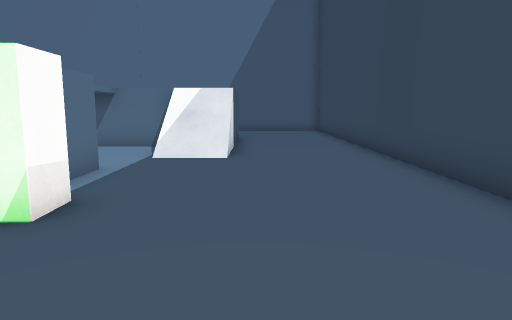
view 1 (above)

24 first-person views from a walk through a scene from a Unity 3-D project. The camera is 1.3 m above the floor, tilts 8° down and sees 70° across. The floor is counted in squares, 1 m on a side. Each view is taken from the middle of a square. On the plan, view 1 faces up. The plan holds only what a view shows up to about 15 squares ahead; the rest is blank. The place goes on beyond the plan. Some animated figures are left out. Some surface patterns are stand-ins.

view 2
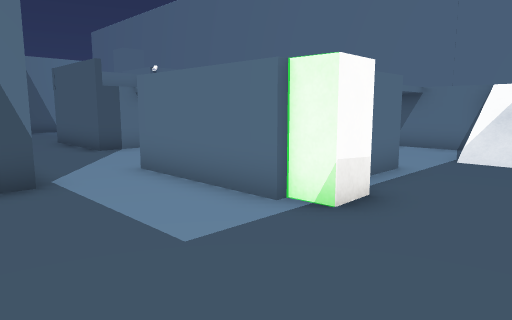

view 3
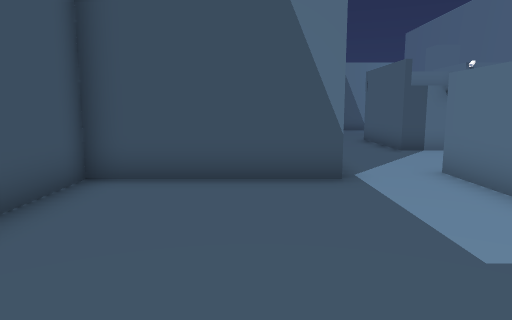

view 4
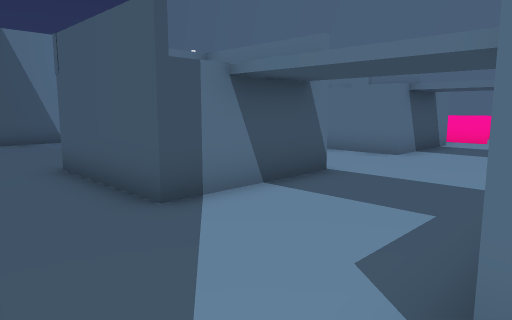

view 5
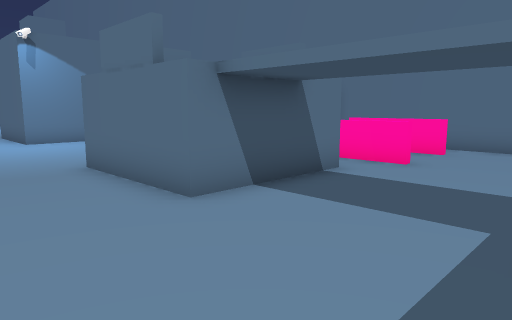

view 6
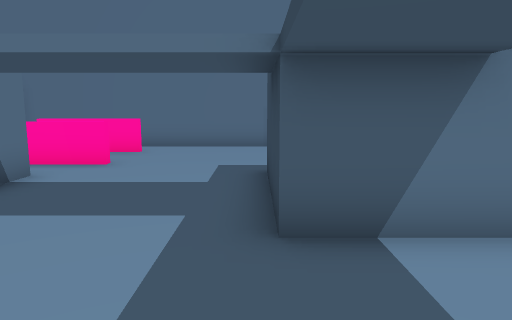

view 7
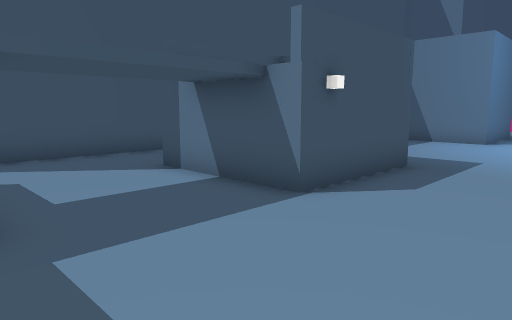

view 8
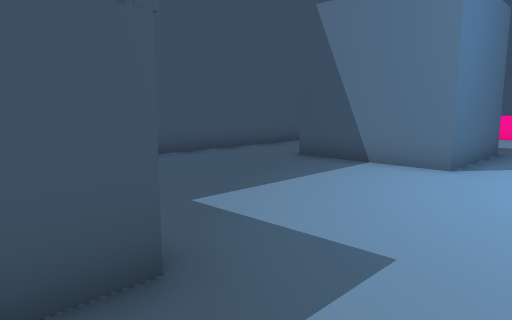

view 9
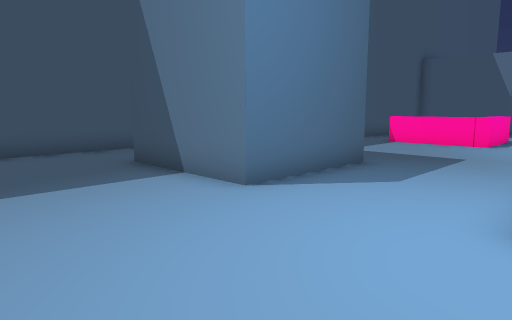

view 10
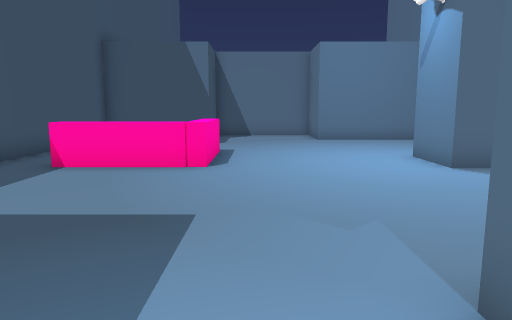

view 11
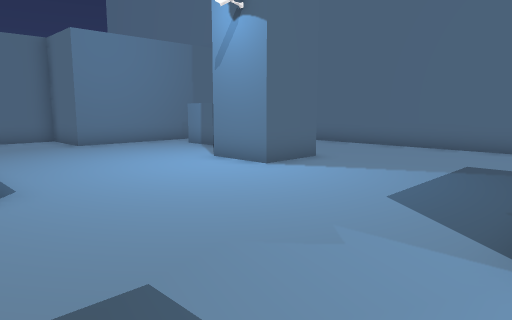

view 12
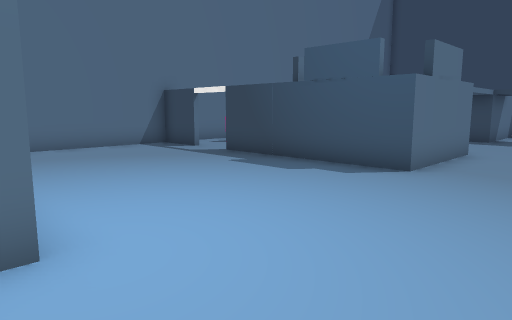

view 13
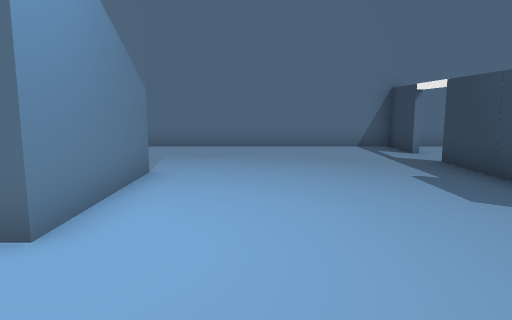

view 14
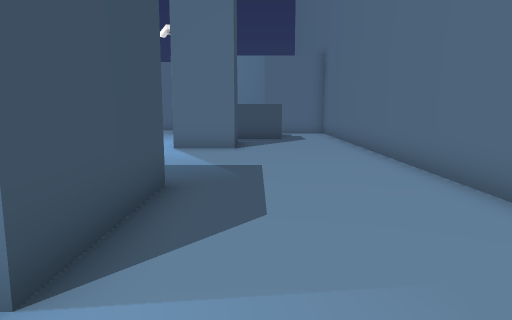

view 15
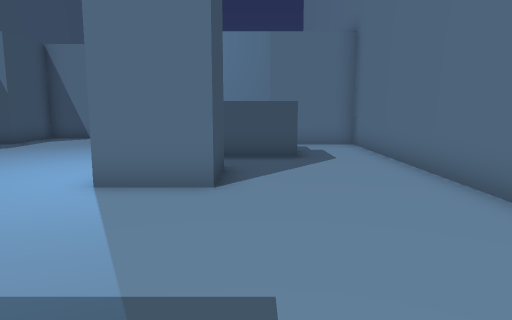

view 16
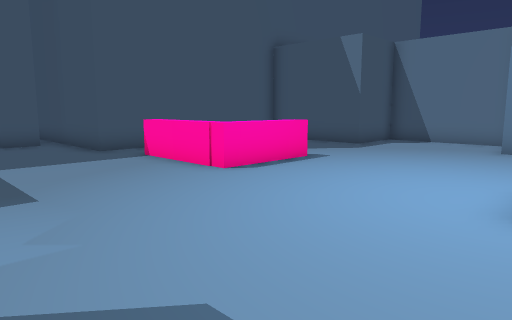

view 17
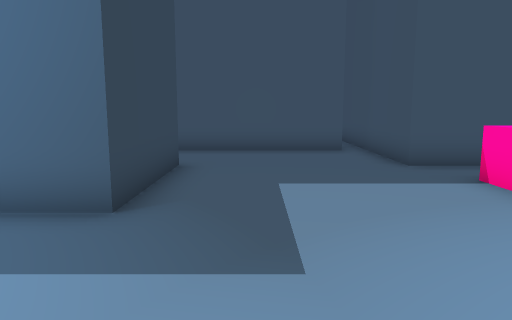

view 18
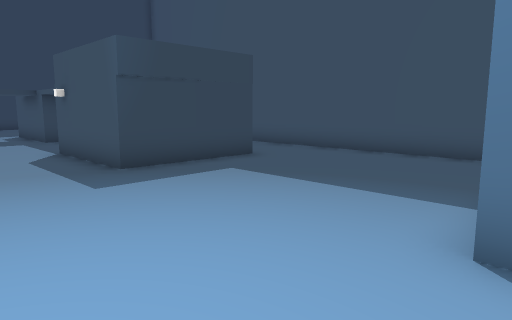

view 19
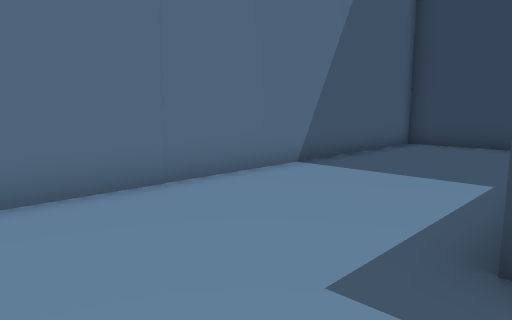

view 20
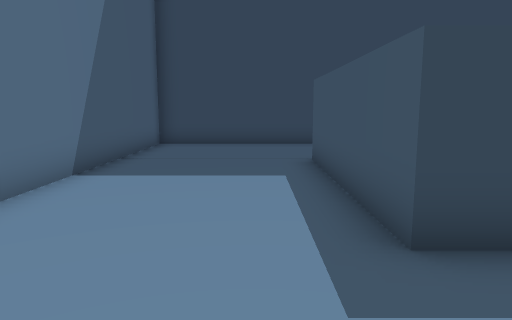

view 21
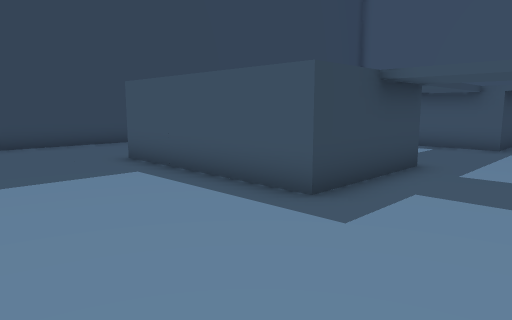

view 22
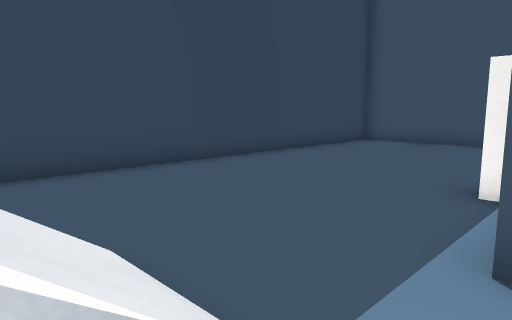

view 23
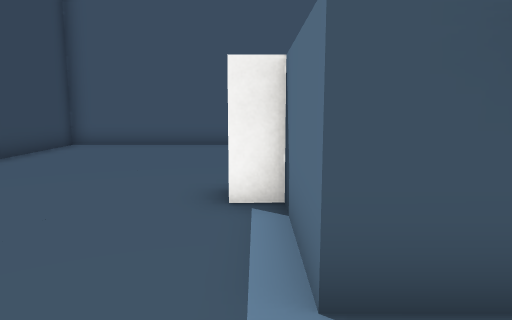

view 24
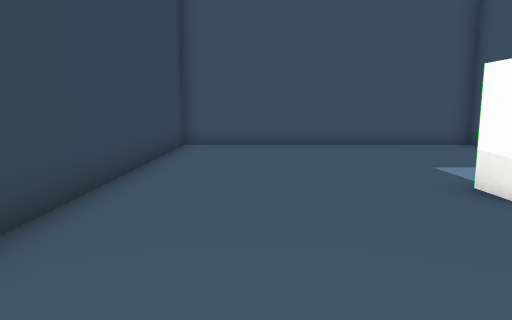

### Floor plan
Key: @ floor where view 1 was taken; # wall or solid block; . main floor; : floor 2 m higher than the main floor; / step, stairs or slope; = window, fence, low wall or low ledge; B block; C cube; O other object.
Columns run from 42 left of view 1 to 4 right of it. Each row starts with its distance up from view 1.
 22   #############################################
 21   B........................#.  ...............#
 20   B........................#.===..............#
 19   B   O.....................   ...............#
 18   B   O....................#  ==..............#
 17   B.OOO.OOO................#  ................#
 16   B.....  O.....BBBBB......B  B.....      ....#
 15   B.....OOO.....    B......B  B.....      ....#
 14 BBB.............    B......B  B.....     :....#
 13 O...............BBBBB......B  B..... :B:::....#
 12 O..........................BOOB........///....#
 11 O......................................//=....#
 10 O......OOOO.............................//....#
  9 OOO....   O...................C...............#
  8   O..     O.....BBBBB......BBBB....BBBB.......#
  7   O.      O.....B   B......B  B....B  B.......#
  6   O      .......B   B......B  B....B  B.......#
  5   O########.....B   B......OOOO....    B......#
  4           #......  ................BBBBB......#
  3           #...... ............................#
  2           #...................................#
  1           ##########################..........#
  0                                    #......@...#
 -1                                    #..........#
 -2                                    #..........#
 -3                                    ############

Where each view was taken, in squares from view 1:
view 1: 0 up, 0 right, facing up
view 2: 0 up, 0 right, facing up-left
view 3: 0 up, 0 right, facing left
view 4: 2 up, 7 left, facing up-left
view 5: 9 up, 7 left, facing up-left
view 6: 9 up, 7 left, facing up
view 7: 12 up, 7 left, facing down-left
view 8: 11 up, 14 left, facing down-left
view 9: 13 up, 18 left, facing down-left
view 10: 11 up, 24 left, facing left
view 11: 9 up, 26 left, facing up-left
view 12: 9 up, 23 left, facing up-right
view 13: 9 up, 20 left, facing up
view 14: 18 up, 20 left, facing left
view 15: 18 up, 26 left, facing left
view 16: 16 up, 27 left, facing down-left
view 17: 13 up, 28 left, facing down
view 18: 12 up, 23 left, facing down-right
view 19: 16 up, 10 left, facing up-right
view 20: 18 up, 10 left, facing right
view 21: 21 up, 10 left, facing down-right
view 22: 11 up, 4 left, facing down-right
view 23: 10 up, 3 left, facing down
view 24: 10 up, 1 right, facing down
